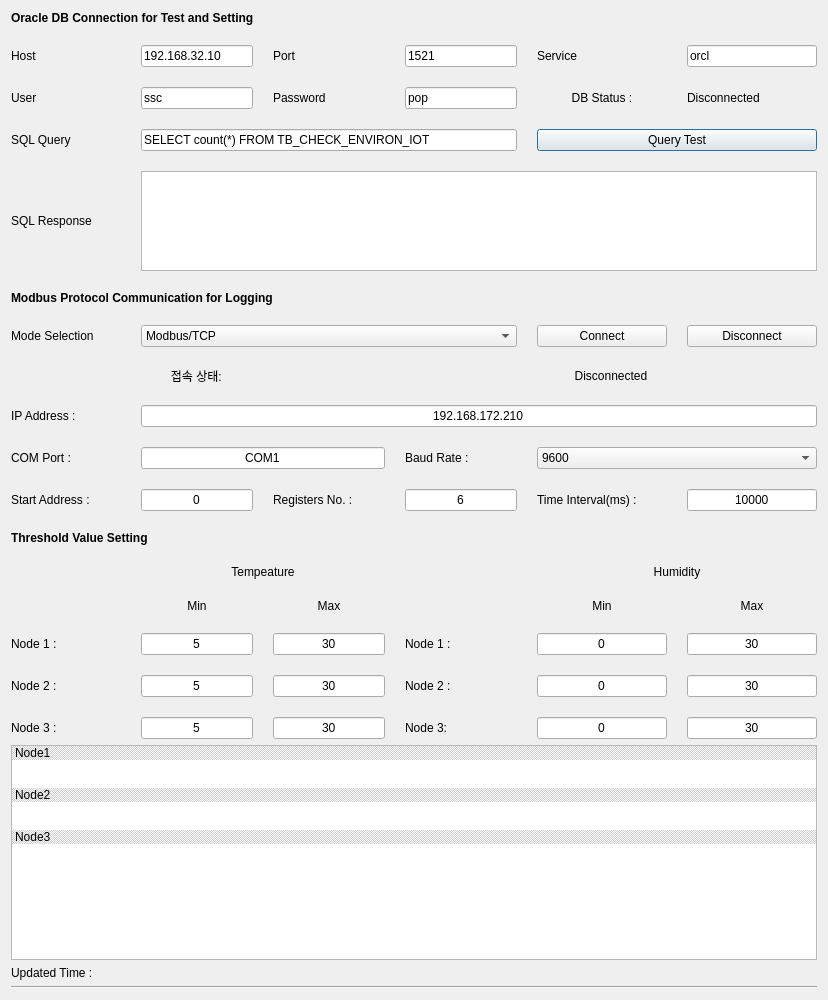
<?xml version="1.0" encoding="UTF-8"?>
<ui version="4.0">
 <class>Dialog</class>
 <widget class="QDialog" name="Dialog">
  <property name="windowModality">
   <enum>Qt::ApplicationModal</enum>
  </property>
  <property name="geometry">
   <rect>
    <x>0</x>
    <y>0</y>
    <width>828</width>
    <height>1000</height>
   </rect>
  </property>
  <property name="sizePolicy">
   <sizepolicy hsizetype="Preferred" vsizetype="Preferred">
    <horstretch>0</horstretch>
    <verstretch>0</verstretch>
   </sizepolicy>
  </property>
  <property name="minimumSize">
   <size>
    <width>828</width>
    <height>480</height>
   </size>
  </property>
  <property name="maximumSize">
   <size>
    <width>828</width>
    <height>1000</height>
   </size>
  </property>
  <property name="font">
   <font>
    <weight>50</weight>
    <bold>false</bold>
   </font>
  </property>
  <property name="windowTitle">
   <string>T1Modbus_Data_Collector</string>
  </property>
  <layout class="QVBoxLayout" name="verticalLayout">
   <item>
    <layout class="QGridLayout" name="gridLayout_3">
     <item row="0" column="1">
      <layout class="QHBoxLayout" name="horizontalLayout_2">
       <item>
        <layout class="QGridLayout" name="gridLayout" columnstretch="0,0,0,0,0,0">
         <property name="sizeConstraint">
          <enum>QLayout::SetDefaultConstraint</enum>
         </property>
         <property name="spacing">
          <number>20</number>
         </property>
         <item row="2" column="4">
          <widget class="QLabel" name="label_20">
           <property name="text">
            <string>DB Status :</string>
           </property>
           <property name="alignment">
            <set>Qt::AlignCenter</set>
           </property>
          </widget>
         </item>
         <item row="10" column="1" colspan="5">
          <widget class="QLineEdit" name="lineEdit">
           <property name="text">
            <string>192.168.172.210</string>
           </property>
           <property name="alignment">
            <set>Qt::AlignCenter</set>
           </property>
          </widget>
         </item>
         <item row="3" column="1" colspan="3">
          <widget class="QLineEdit" name="lineEdit_11">
           <property name="text">
            <string>SELECT count(*) FROM TB_CHECK_ENVIRON_IOT</string>
           </property>
          </widget>
         </item>
         <item row="8" column="1" colspan="3">
          <widget class="QComboBox" name="comboBox">
           <property name="layoutDirection">
            <enum>Qt::LeftToRight</enum>
           </property>
           <property name="iconSize">
            <size>
             <width>20</width>
             <height>20</height>
            </size>
           </property>
           <item>
            <property name="text">
             <string>Modbus/TCP</string>
            </property>
           </item>
           <item>
            <property name="text">
             <string>Modbus/RTU</string>
            </property>
           </item>
          </widget>
         </item>
         <item row="11" column="0">
          <widget class="QLabel" name="label_2">
           <property name="text">
            <string>COM Port :</string>
           </property>
          </widget>
         </item>
         <item row="15" column="0" colspan="6">
          <widget class="QLabel" name="label_28">
           <property name="maximumSize">
            <size>
             <width>16777215</width>
             <height>20</height>
            </size>
           </property>
           <property name="font">
            <font>
             <weight>75</weight>
             <bold>true</bold>
            </font>
           </property>
           <property name="text">
            <string>Threshold Value Setting</string>
           </property>
          </widget>
         </item>
         <item row="1" column="3">
          <widget class="QLineEdit" name="lineEdit_7">
           <property name="minimumSize">
            <size>
             <width>110</width>
             <height>0</height>
            </size>
           </property>
           <property name="text">
            <string>1521</string>
           </property>
          </widget>
         </item>
         <item row="14" column="2">
          <widget class="QLabel" name="label_4">
           <property name="text">
            <string>Registers No. :</string>
           </property>
          </widget>
         </item>
         <item row="1" column="4">
          <widget class="QLabel" name="label_14">
           <property name="minimumSize">
            <size>
             <width>110</width>
             <height>0</height>
            </size>
           </property>
           <property name="text">
            <string>Service</string>
           </property>
          </widget>
         </item>
         <item row="3" column="4" colspan="2">
          <widget class="QPushButton" name="pushButton">
           <property name="text">
            <string>Query Test</string>
           </property>
          </widget>
         </item>
         <item row="14" column="0">
          <widget class="QLabel" name="label_6">
           <property name="text">
            <string>Start Address :</string>
           </property>
          </widget>
         </item>
         <item row="6" column="1" colspan="5">
          <widget class="QListWidget" name="listWidget_2">
           <property name="maximumSize">
            <size>
             <width>16777215</width>
             <height>100</height>
            </size>
           </property>
          </widget>
         </item>
         <item row="2" column="0">
          <widget class="QLabel" name="label_15">
           <property name="text">
            <string>User</string>
           </property>
          </widget>
         </item>
         <item row="7" column="0" colspan="6">
          <widget class="QLabel" name="label_7">
           <property name="maximumSize">
            <size>
             <width>16777215</width>
             <height>20</height>
            </size>
           </property>
           <property name="font">
            <font>
             <weight>75</weight>
             <bold>true</bold>
            </font>
           </property>
           <property name="text">
            <string>Modbus Protocol Communication for Logging </string>
           </property>
          </widget>
         </item>
         <item row="3" column="0">
          <widget class="QLabel" name="label_18">
           <property name="text">
            <string>SQL Query</string>
           </property>
          </widget>
         </item>
         <item row="14" column="4">
          <widget class="QLabel" name="label_3">
           <property name="text">
            <string>Time Interval(ms) :</string>
           </property>
          </widget>
         </item>
         <item row="2" column="5">
          <widget class="QLabel" name="label_21">
           <property name="text">
            <string>Disconnected</string>
           </property>
          </widget>
         </item>
         <item row="9" column="0" colspan="3">
          <widget class="QLabel" name="label_5">
           <property name="maximumSize">
            <size>
             <width>16777215</width>
             <height>50</height>
            </size>
           </property>
           <property name="text">
            <string>접속 상태: </string>
           </property>
           <property name="alignment">
            <set>Qt::AlignCenter</set>
           </property>
          </widget>
         </item>
         <item row="2" column="1">
          <widget class="QLineEdit" name="lineEdit_9">
           <property name="text">
            <string>ssc</string>
           </property>
          </widget>
         </item>
         <item row="1" column="1">
          <widget class="QLineEdit" name="lineEdit_6">
           <property name="minimumSize">
            <size>
             <width>110</width>
             <height>0</height>
            </size>
           </property>
           <property name="text">
            <string>192.168.32.10</string>
           </property>
          </widget>
         </item>
         <item row="1" column="5">
          <widget class="QLineEdit" name="lineEdit_8">
           <property name="minimumSize">
            <size>
             <width>110</width>
             <height>0</height>
            </size>
           </property>
           <property name="text">
            <string>orcl</string>
           </property>
          </widget>
         </item>
         <item row="2" column="3">
          <widget class="QLineEdit" name="lineEdit_10">
           <property name="text">
            <string>pop</string>
           </property>
          </widget>
         </item>
         <item row="17" column="4">
          <widget class="QLabel" name="label_27">
           <property name="maximumSize">
            <size>
             <width>16777215</width>
             <height>15</height>
            </size>
           </property>
           <property name="text">
            <string>Min</string>
           </property>
           <property name="alignment">
            <set>Qt::AlignCenter</set>
           </property>
          </widget>
         </item>
         <item row="19" column="2">
          <widget class="QLineEdit" name="lineEdit_12">
           <property name="text">
            <string>30</string>
           </property>
           <property name="alignment">
            <set>Qt::AlignCenter</set>
           </property>
          </widget>
         </item>
         <item row="19" column="5">
          <widget class="QLineEdit" name="lineEdit_13">
           <property name="text">
            <string>30</string>
           </property>
           <property name="alignment">
            <set>Qt::AlignCenter</set>
           </property>
          </widget>
         </item>
         <item row="1" column="2">
          <widget class="QLabel" name="label_13">
           <property name="minimumSize">
            <size>
             <width>110</width>
             <height>0</height>
            </size>
           </property>
           <property name="text">
            <string>Port</string>
           </property>
          </widget>
         </item>
         <item row="19" column="4">
          <widget class="QLineEdit" name="lineEdit_14">
           <property name="text">
            <string>0</string>
           </property>
           <property name="alignment">
            <set>Qt::AlignCenter</set>
           </property>
          </widget>
         </item>
         <item row="17" column="2">
          <widget class="QLabel" name="label_22">
           <property name="maximumSize">
            <size>
             <width>16777215</width>
             <height>15</height>
            </size>
           </property>
           <property name="text">
            <string>Max</string>
           </property>
           <property name="alignment">
            <set>Qt::AlignCenter</set>
           </property>
          </widget>
         </item>
         <item row="14" column="5">
          <widget class="QLineEdit" name="lineEdit_3">
           <property name="text">
            <string>10000</string>
           </property>
           <property name="alignment">
            <set>Qt::AlignCenter</set>
           </property>
          </widget>
         </item>
         <item row="11" column="1" colspan="2">
          <widget class="QLineEdit" name="lineEdit_2">
           <property name="text">
            <string>COM1</string>
           </property>
           <property name="alignment">
            <set>Qt::AlignCenter</set>
           </property>
          </widget>
         </item>
         <item row="19" column="1">
          <widget class="QLineEdit" name="lineEdit_15">
           <property name="text">
            <string>5</string>
           </property>
           <property name="alignment">
            <set>Qt::AlignCenter</set>
           </property>
          </widget>
         </item>
         <item row="10" column="0">
          <widget class="QLabel" name="label_9">
           <property name="text">
            <string>IP Address :</string>
           </property>
          </widget>
         </item>
         <item row="6" column="0">
          <widget class="QLabel" name="label_19">
           <property name="text">
            <string>SQL Response</string>
           </property>
          </widget>
         </item>
         <item row="11" column="4" colspan="2">
          <widget class="QComboBox" name="comboBox_2">
           <property name="font">
            <font>
             <pointsize>9</pointsize>
             <stylestrategy>PreferDefault</stylestrategy>
            </font>
           </property>
           <property name="layoutDirection">
            <enum>Qt::LeftToRight</enum>
           </property>
           <property name="currentText">
            <string>9600</string>
           </property>
           <item>
            <property name="text">
             <string>9600</string>
            </property>
           </item>
           <item>
            <property name="text">
             <string>19200</string>
            </property>
           </item>
           <item>
            <property name="text">
             <string>38400</string>
            </property>
           </item>
           <item>
            <property name="text">
             <string>115200</string>
            </property>
           </item>
          </widget>
         </item>
         <item row="8" column="5">
          <widget class="QPushButton" name="pushButton_2">
           <property name="minimumSize">
            <size>
             <width>130</width>
             <height>0</height>
            </size>
           </property>
           <property name="maximumSize">
            <size>
             <width>130</width>
             <height>16777215</height>
            </size>
           </property>
           <property name="text">
            <string>Disconnect</string>
           </property>
          </widget>
         </item>
         <item row="8" column="4">
          <widget class="QPushButton" name="pushButton_3">
           <property name="minimumSize">
            <size>
             <width>130</width>
             <height>0</height>
            </size>
           </property>
           <property name="maximumSize">
            <size>
             <width>130</width>
             <height>16777215</height>
            </size>
           </property>
           <property name="mouseTracking">
            <bool>false</bool>
           </property>
           <property name="text">
            <string>Connect</string>
           </property>
          </widget>
         </item>
         <item row="9" column="3" colspan="3">
          <widget class="QLabel" name="label">
           <property name="maximumSize">
            <size>
             <width>16777215</width>
             <height>50</height>
            </size>
           </property>
           <property name="text">
            <string>Disconnected</string>
           </property>
           <property name="alignment">
            <set>Qt::AlignCenter</set>
           </property>
          </widget>
         </item>
         <item row="14" column="1">
          <widget class="QLineEdit" name="lineEdit_5">
           <property name="text">
            <string>0</string>
           </property>
           <property name="alignment">
            <set>Qt::AlignCenter</set>
           </property>
          </widget>
         </item>
         <item row="1" column="0">
          <widget class="QLabel" name="label_12">
           <property name="minimumSize">
            <size>
             <width>110</width>
             <height>0</height>
            </size>
           </property>
           <property name="text">
            <string>Host</string>
           </property>
          </widget>
         </item>
         <item row="8" column="0">
          <widget class="QLabel" name="label_8">
           <property name="text">
            <string>Mode Selection</string>
           </property>
          </widget>
         </item>
         <item row="17" column="1">
          <widget class="QLabel" name="label_26">
           <property name="maximumSize">
            <size>
             <width>16777215</width>
             <height>15</height>
            </size>
           </property>
           <property name="text">
            <string>Min</string>
           </property>
           <property name="alignment">
            <set>Qt::AlignCenter</set>
           </property>
          </widget>
         </item>
         <item row="11" column="3">
          <widget class="QLabel" name="label_10">
           <property name="text">
            <string>Baud Rate :</string>
           </property>
          </widget>
         </item>
         <item row="0" column="0" colspan="6">
          <widget class="QLabel" name="label_17">
           <property name="maximumSize">
            <size>
             <width>16777215</width>
             <height>20</height>
            </size>
           </property>
           <property name="font">
            <font>
             <weight>75</weight>
             <bold>true</bold>
            </font>
           </property>
           <property name="text">
            <string>Oracle DB Connection for Test and Setting</string>
           </property>
          </widget>
         </item>
         <item row="17" column="5">
          <widget class="QLabel" name="label_23">
           <property name="maximumSize">
            <size>
             <width>16777215</width>
             <height>15</height>
            </size>
           </property>
           <property name="text">
            <string>Max</string>
           </property>
           <property name="alignment">
            <set>Qt::AlignCenter</set>
           </property>
          </widget>
         </item>
         <item row="2" column="2">
          <widget class="QLabel" name="label_16">
           <property name="text">
            <string>Password</string>
           </property>
          </widget>
         </item>
         <item row="14" column="3">
          <widget class="QLineEdit" name="lineEdit_4">
           <property name="text">
            <string>6</string>
           </property>
           <property name="alignment">
            <set>Qt::AlignCenter</set>
           </property>
          </widget>
         </item>
         <item row="20" column="0">
          <widget class="QLabel" name="label_30">
           <property name="text">
            <string>Node 2 :</string>
           </property>
          </widget>
         </item>
         <item row="19" column="0">
          <widget class="QLabel" name="label_29">
           <property name="text">
            <string>Node 1 :</string>
           </property>
          </widget>
         </item>
         <item row="16" column="1" colspan="2">
          <widget class="QLabel" name="label_24">
           <property name="maximumSize">
            <size>
             <width>16777215</width>
             <height>15</height>
            </size>
           </property>
           <property name="text">
            <string>Tempeature</string>
           </property>
           <property name="alignment">
            <set>Qt::AlignCenter</set>
           </property>
          </widget>
         </item>
         <item row="16" column="4" colspan="2">
          <widget class="QLabel" name="label_25">
           <property name="maximumSize">
            <size>
             <width>16777215</width>
             <height>15</height>
            </size>
           </property>
           <property name="text">
            <string>Humidity</string>
           </property>
           <property name="alignment">
            <set>Qt::AlignCenter</set>
           </property>
          </widget>
         </item>
         <item row="21" column="0">
          <widget class="QLabel" name="label_31">
           <property name="text">
            <string>Node 3 :</string>
           </property>
          </widget>
         </item>
         <item row="20" column="1">
          <widget class="QLineEdit" name="lineEdit_16">
           <property name="text">
            <string>5</string>
           </property>
           <property name="alignment">
            <set>Qt::AlignCenter</set>
           </property>
          </widget>
         </item>
         <item row="20" column="2">
          <widget class="QLineEdit" name="lineEdit_17">
           <property name="text">
            <string>30</string>
           </property>
           <property name="alignment">
            <set>Qt::AlignCenter</set>
           </property>
          </widget>
         </item>
         <item row="20" column="4">
          <widget class="QLineEdit" name="lineEdit_18">
           <property name="text">
            <string>0</string>
           </property>
           <property name="alignment">
            <set>Qt::AlignCenter</set>
           </property>
          </widget>
         </item>
         <item row="20" column="5">
          <widget class="QLineEdit" name="lineEdit_19">
           <property name="text">
            <string>30</string>
           </property>
           <property name="alignment">
            <set>Qt::AlignCenter</set>
           </property>
          </widget>
         </item>
         <item row="21" column="1">
          <widget class="QLineEdit" name="lineEdit_20">
           <property name="text">
            <string>5</string>
           </property>
           <property name="alignment">
            <set>Qt::AlignCenter</set>
           </property>
          </widget>
         </item>
         <item row="21" column="2">
          <widget class="QLineEdit" name="lineEdit_21">
           <property name="text">
            <string>30</string>
           </property>
           <property name="alignment">
            <set>Qt::AlignCenter</set>
           </property>
          </widget>
         </item>
         <item row="21" column="4">
          <widget class="QLineEdit" name="lineEdit_22">
           <property name="text">
            <string>0</string>
           </property>
           <property name="alignment">
            <set>Qt::AlignCenter</set>
           </property>
          </widget>
         </item>
         <item row="21" column="5">
          <widget class="QLineEdit" name="lineEdit_23">
           <property name="text">
            <string>30</string>
           </property>
           <property name="alignment">
            <set>Qt::AlignCenter</set>
           </property>
          </widget>
         </item>
         <item row="19" column="3">
          <widget class="QLabel" name="label_32">
           <property name="text">
            <string>Node 1 :</string>
           </property>
          </widget>
         </item>
         <item row="20" column="3">
          <widget class="QLabel" name="label_33">
           <property name="text">
            <string>Node 2 :</string>
           </property>
          </widget>
         </item>
         <item row="21" column="3">
          <widget class="QLabel" name="label_34">
           <property name="text">
            <string>Node 3:</string>
           </property>
          </widget>
         </item>
        </layout>
       </item>
      </layout>
     </item>
    </layout>
   </item>
   <item>
    <widget class="QListWidget" name="listWidget">
     <property name="frameShape">
      <enum>QFrame::StyledPanel</enum>
     </property>
     <item>
      <property name="text">
       <string>Node1</string>
      </property>
      <property name="background">
       <brush brushstyle="Dense4Pattern">
        <color alpha="50">
         <red>0</red>
         <green>0</green>
         <blue>0</blue>
        </color>
       </brush>
      </property>
      <property name="foreground">
       <brush brushstyle="NoBrush">
        <color alpha="255">
         <red>0</red>
         <green>0</green>
         <blue>200</blue>
        </color>
       </brush>
      </property>
     </item>
     <item>
      <property name="text">
       <string/>
      </property>
     </item>
     <item>
      <property name="text">
       <string/>
      </property>
     </item>
     <item>
      <property name="text">
       <string>Node2</string>
      </property>
      <property name="background">
       <brush brushstyle="Dense4Pattern">
        <color alpha="50">
         <red>0</red>
         <green>0</green>
         <blue>0</blue>
        </color>
       </brush>
      </property>
      <property name="foreground">
       <brush brushstyle="NoBrush">
        <color alpha="255">
         <red>0</red>
         <green>0</green>
         <blue>200</blue>
        </color>
       </brush>
      </property>
     </item>
     <item>
      <property name="text">
       <string/>
      </property>
     </item>
     <item>
      <property name="text">
       <string/>
      </property>
     </item>
     <item>
      <property name="text">
       <string>Node3</string>
      </property>
      <property name="background">
       <brush brushstyle="Dense4Pattern">
        <color alpha="50">
         <red>0</red>
         <green>0</green>
         <blue>0</blue>
        </color>
       </brush>
      </property>
      <property name="foreground">
       <brush brushstyle="NoBrush">
        <color alpha="255">
         <red>0</red>
         <green>0</green>
         <blue>200</blue>
        </color>
       </brush>
      </property>
     </item>
     <item>
      <property name="text">
       <string/>
      </property>
     </item>
     <item>
      <property name="text">
       <string/>
      </property>
     </item>
    </widget>
   </item>
   <item>
    <widget class="QLabel" name="label_11">
     <property name="text">
      <string>Updated Time :</string>
     </property>
    </widget>
   </item>
   <item>
    <widget class="Line" name="line">
     <property name="orientation">
      <enum>Qt::Horizontal</enum>
     </property>
    </widget>
   </item>
  </layout>
 </widget>
 <resources/>
 <connections>
  <connection>
   <sender>pushButton_3</sender>
   <signal>clicked()</signal>
   <receiver>Dialog</receiver>
   <slot>slot_1()</slot>
   <hints>
    <hint type="sourcelabel">
     <x>621</x>
     <y>282</y>
    </hint>
    <hint type="destinationlabel">
     <x>92</x>
     <y>419</y>
    </hint>
   </hints>
  </connection>
  <connection>
   <sender>comboBox</sender>
   <signal>currentTextChanged(QString)</signal>
   <receiver>Dialog</receiver>
   <slot>slot_4()</slot>
   <hints>
    <hint type="sourcelabel">
     <x>479</x>
     <y>278</y>
    </hint>
    <hint type="destinationlabel">
     <x>159</x>
     <y>77</y>
    </hint>
   </hints>
  </connection>
  <connection>
   <sender>pushButton_2</sender>
   <signal>clicked()</signal>
   <receiver>Dialog</receiver>
   <slot>slot_2()</slot>
   <hints>
    <hint type="sourcelabel">
     <x>785</x>
     <y>282</y>
    </hint>
    <hint type="destinationlabel">
     <x>292</x>
     <y>428</y>
    </hint>
   </hints>
  </connection>
  <connection>
   <sender>pushButton</sender>
   <signal>clicked()</signal>
   <receiver>Dialog</receiver>
   <slot>slot_5()</slot>
   <hints>
    <hint type="sourcelabel">
     <x>581</x>
     <y>149</y>
    </hint>
    <hint type="destinationlabel">
     <x>648</x>
     <y>127</y>
    </hint>
   </hints>
  </connection>
 </connections>
 <slots>
  <slot>slot_1()</slot>
  <slot>slot_2()</slot>
  <slot>slot_3()</slot>
  <slot>slot_4()</slot>
  <slot>slot_5()</slot>
  <slot>slot_6()</slot>
 </slots>
</ui>
